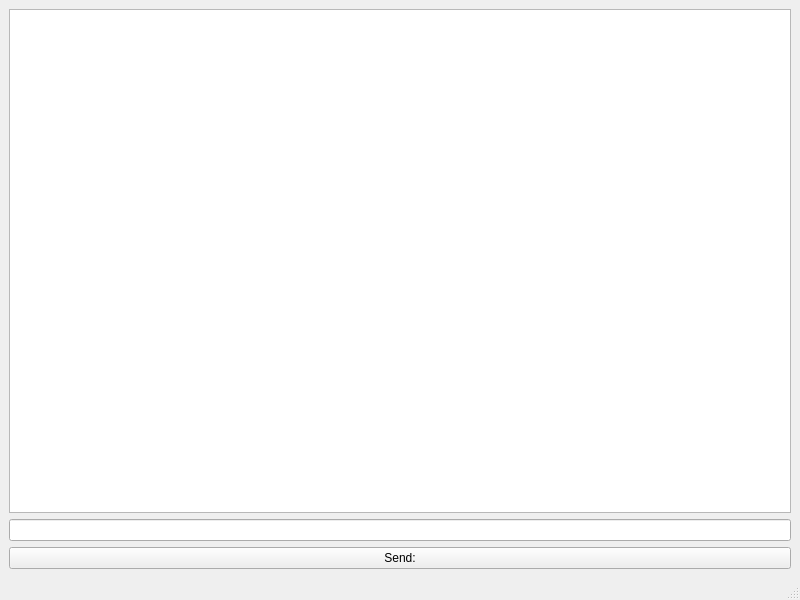
<?xml version="1.0" encoding="UTF-8"?>
<ui version="4.0">
 <class>MainWindow</class>
 <widget class="QMainWindow" name="MainWindow">
  <property name="geometry">
   <rect>
    <x>0</x>
    <y>0</y>
    <width>800</width>
    <height>600</height>
   </rect>
  </property>
  <property name="windowTitle">
   <string>MainWindow</string>
  </property>
  <widget class="QWidget" name="centralwidget">
   <layout class="QGridLayout" name="gridLayout">
    <item row="0" column="0">
     <widget class="QTextBrowser" name="chatWindow"/>
    </item>
    <item row="1" column="0">
     <widget class="QLineEdit" name="chatInputLine">
      <property name="text">
       <string/>
      </property>
     </widget>
    </item>
    <item row="2" column="0">
     <widget class="QPushButton" name="chatSendButton">
      <property name="text">
       <string>Send:</string>
      </property>
     </widget>
    </item>
   </layout>
  </widget>
  <widget class="QMenuBar" name="menubar">
   <property name="geometry">
    <rect>
     <x>0</x>
     <y>0</y>
     <width>800</width>
     <height>22</height>
    </rect>
   </property>
  </widget>
  <widget class="QStatusBar" name="statusbar"/>
 </widget>
 <resources/>
 <connections/>
</ui>
